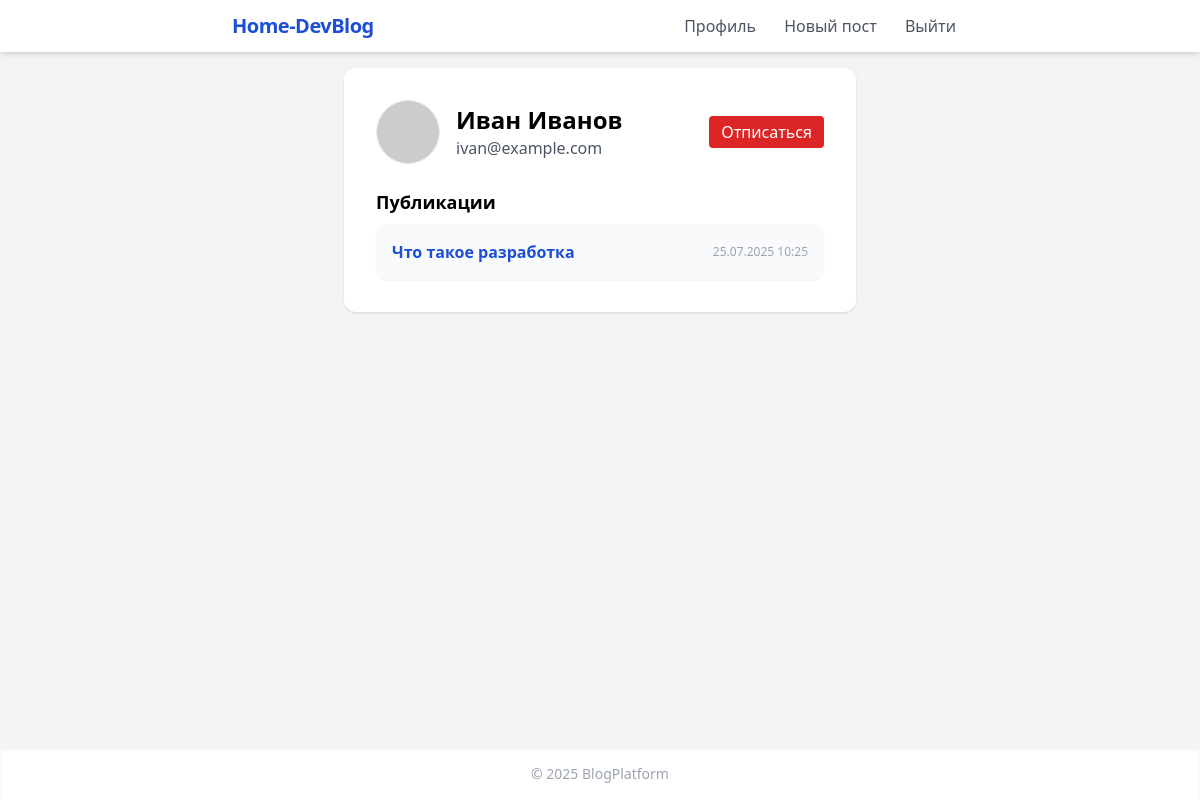
Screenshot of /user/1 (signed in) with the database file from the repository.
### app.py (models this page shows)
class User(db.Model):
    id = db.Column(db.Integer, primary_key=True)
    name = db.Column(db.String(80))
    email = db.Column(db.String(120), unique=True, nullable=False)
    password = db.Column(db.String(200), nullable=False)
    avatar = db.Column(db.String(200), nullable=True)

class Post(db.Model):
    id = db.Column(db.Integer, primary_key=True)
    user_id = db.Column(db.Integer, db.ForeignKey('user.id'), nullable=False)
    title = db.Column(db.String(200))
    content = db.Column(db.Text)
    date = db.Column(db.DateTime)
    tags = db.Column(db.String(200))
    is_private = db.Column(db.Boolean, default=False)
    user = db.relationship('User')

### app.py (the view)
@app.route('/user/<int:user_id>')
def view_user(user_id):
    target = User.query.get_or_404(user_id)
    user = get_current_user()
    posts = Post.query.filter_by(user_id=target.id).order_by(Post.date.desc()).all()
    is_subscribed = False
    if user and user.id != target.id:
        is_subscribed = Subscription.query.filter_by(subscriber_id=user.id, subscribed_id=target.id).first() is not None
    return render_template('user.html', user=user, target=target, posts=posts, is_subscribed=is_subscribed)

### app.py (called while the page is built)
def get_current_user():
    if 'user_id' in session:
        return User.query.get(session['user_id'])
    return None

### templates/user.html
{% extends "base.html" %}
{% block content %}
<div class="max-w-lg mx-auto bg-white p-8 rounded-xl shadow">
    <div class="flex gap-4 items-center mb-6">
        <img src="{{ target.avatar or 'https://randomuser.me/api/portraits/men/1.jpg' }}" class="w-16 h-16 rounded-full border">
        <div>
            <h1 class="text-2xl font-bold">{{ target.name }}</h1>
            <div class="text-gray-600">{{ target.email }}</div>
        </div>
        {% if user and user.id != target.id %}
        <form method="post" action="{{ url_for('subscribe', user_id=target.id) }}" class="ml-auto">
            {% if is_subscribed %}
            <button class="bg-red-600 text-white px-3 py-1 rounded hover:bg-red-700">Отписаться</button>
            {% else %}
            <button class="bg-blue-600 text-white px-3 py-1 rounded hover:bg-blue-700">Подписаться</button>
            {% endif %}
        </form>
        {% endif %}
    </div>
    <h2 class="text-lg font-semibold mb-2">Публикации</h2>
    <div class="space-y-4">
    {% for post in posts %}
        <div class="bg-gray-50 rounded-xl p-4 shadow-sm flex items-center gap-2">
            <a href="{{ url_for('post_view', post_id=post.id) }}" class="text-blue-700 font-semibold hover:underline">{{ post.title }}</a>
            <span class="text-xs text-gray-400 ml-auto">{{ post.date.strftime('%d.%m.%Y %H:%M') }}</span>
        </div>
    {% else %}
        <div class="text-gray-400">Нет публикаций.</div>
    {% endfor %}
    </div>
</div>
{% endblock %}

### rows the page displays
User: name "Иван Иванов", email "ivan@example.com"
Post: title "Что такое разработка", date "25.07.2025 10:25"

### other values shown
{{ 2025 }} "2025"
